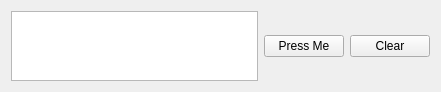
<?xml version="1.0" encoding="UTF-8"?>
<ui version="4.0">
 <class>MyWidget</class>
 <widget class="QWidget" name="MyWidget">
  <property name="geometry">
   <rect>
    <x>0</x>
    <y>0</y>
    <width>441</width>
    <height>60</height>
   </rect>
  </property>
  <property name="windowTitle">
   <string>Form</string>
  </property>
  <layout class="QHBoxLayout" name="horizontalLayout">
   <item>
    <widget class="QTextEdit" name="textEdit"/>
   </item>
   <item>
    <widget class="QPushButton" name="pushButton">
     <property name="text">
      <string>Press Me</string>
     </property>
    </widget>
   </item>
   <item>
    <widget class="QPushButton" name="pushButton_2">
     <property name="text">
      <string>Clear</string>
     </property>
    </widget>
   </item>
  </layout>
 </widget>
 <resources/>
 <connections>
  <connection>
   <sender>pushButton_2</sender>
   <signal>clicked()</signal>
   <receiver>textEdit</receiver>
   <slot>clear()</slot>
   <hints>
    <hint type="sourcelabel">
     <x>365</x>
     <y>29</y>
    </hint>
    <hint type="destinationlabel">
     <x>219</x>
     <y>32</y>
    </hint>
   </hints>
  </connection>
 </connections>
</ui>
